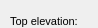
     <widget class="QWidget" name="page_41">
      <property name="geometry">
       <rect>
        <x>0</x>
        <y>0</y>
        <width>98</width>
        <height>28</height>
       </rect>
      </property>
      <attribute name="label">
       <string>Basic information</string>
      </attribute>
      <widget class="QComboBox" name="manhole_workcat_id_end">
       <property name="geometry">
        <rect>
         <x>380</x>
         <y>100</y>
         <width>160</width>
         <height>20</height>
        </rect>
       </property>
      </widget>
      <widget class="QLabel" name="label_manhole_workcat_id_end">
       <property name="geometry">
        <rect>
         <x>280</x>
         <y>100</y>
         <width>90</width>
         <height>22</height>
        </rect>
       </property>
       <property name="font">
        <font>
         <pointsize>8</pointsize>
        </font>
       </property>
       <property name="frameShape">
        <enum>QFrame::NoFrame</enum>
       </property>
       <property name="frameShadow">
        <enum>QFrame::Plain</enum>
       </property>
       <property name="text">
        <string>Workcat end id:</string>
       </property>
       <property name="textFormat">
        <enum>Qt::AutoText</enum>
       </property>
       <property name="scaledContents">
        <bool>false</bool>
       </property>
       <property name="margin">
        <number>3</number>
       </property>
      </widget>
      <widget class="QComboBox" name="manhole_workcat_id">
       <property name="geometry">
        <rect>
         <x>380</x>
         <y>70</y>
         <width>160</width>
         <height>20</height>
        </rect>
       </property>
      </widget>
      <widget class="QLabel" name="label_manhole_workcat_id">
       <property name="geometry">
        <rect>
         <x>280</x>
         <y>70</y>
         <width>90</width>
         <height>22</height>
        </rect>
       </property>
       <property name="font">
        <font>
         <pointsize>8</pointsize>
        </font>
       </property>
       <property name="frameShape">
        <enum>QFrame::NoFrame</enum>
       </property>
       <property name="frameShadow">
        <enum>QFrame::Plain</enum>
       </property>
       <property name="text">
        <string>Workcat id:</string>
       </property>
       <property name="textFormat">
        <enum>Qt::AutoText</enum>
       </property>
       <property name="scaledContents">
        <bool>false</bool>
       </property>
       <property name="margin">
        <number>3</number>
       </property>
      </widget>
      <widget class="QComboBox" name="manhole_buildercat_id">
       <property name="geometry">
        <rect>
         <x>380</x>
         <y>130</y>
         <width>160</width>
         <height>20</height>
        </rect>
       </property>
      </widget>
      <widget class="QDateEdit" name="manhole_builtdate">
       <property name="geometry">
        <rect>
         <x>380</x>
         <y>160</y>
         <width>160</width>
         <height>20</height>
        </rect>
       </property>
       <property name="calendarPopup">
        <bool>true</bool>
       </property>
      </widget>
      <widget class="QLabel" name="label_manhole_builtdate">
       <property name="geometry">
        <rect>
         <x>280</x>
         <y>160</y>
         <width>90</width>
         <height>22</height>
        </rect>
       </property>
       <property name="font">
        <font>
         <pointsize>8</pointsize>
        </font>
       </property>
       <property name="frameShape">
        <enum>QFrame::NoFrame</enum>
       </property>
       <property name="frameShadow">
        <enum>QFrame::Plain</enum>
       </property>
       <property name="text">
        <string>Builtdate:</string>
       </property>
       <property name="textFormat">
        <enum>Qt::AutoText</enum>
       </property>
       <property name="scaledContents">
        <bool>false</bool>
       </property>
       <property name="margin">
        <number>3</number>
       </property>
      </widget>
      <widget class="QLabel" name="label_manhole_buildercat_id">
       <property name="geometry">
        <rect>
         <x>280</x>
         <y>130</y>
         <width>90</width>
         <height>22</height>
        </rect>
       </property>
       <property name="font">
        <font>
         <pointsize>8</pointsize>
        </font>
       </property>
       <property name="frameShape">
        <enum>QFrame::NoFrame</enum>
       </property>
       <property name="frameShadow">
        <enum>QFrame::Plain</enum>
       </property>
       <property name="text">
        <string>Buildercat id:</string>
       </property>
       <property name="textFormat">
        <enum>Qt::AutoText</enum>
       </property>
       <property name="scaledContents">
        <bool>false</bool>
       </property>
       <property name="margin">
        <number>3</number>
       </property>
      </widget>
      <widget class="QLabel" name="label_manhole_owner">
       <property name="geometry">
        <rect>
         <x>280</x>
         <y>40</y>
         <width>90</width>
         <height>22</height>
        </rect>
       </property>
       <property name="font">
        <font>
         <pointsize>8</pointsize>
        </font>
       </property>
       <property name="frameShape">
        <enum>QFrame::NoFrame</enum>
       </property>
       <property name="frameShadow">
        <enum>QFrame::Plain</enum>
       </property>
       <property name="text">
        <string>Owner</string>
       </property>
       <property name="textFormat">
        <enum>Qt::AutoText</enum>
       </property>
       <property name="scaledContents">
        <bool>false</bool>
       </property>
       <property name="margin">
        <number>3</number>
       </property>
      </widget>
      <widget class="QLineEdit" name="manhole_sander">
       <property name="geometry">
        <rect>
         <x>110</x>
         <y>100</y>
         <width>160</width>
         <height>20</height>
        </rect>
       </property>
      </widget>
      <widget class="QLabel" name="label_manhole_state">
       <property name="geometry">
        <rect>
         <x>280</x>
         <y>10</y>
         <width>90</width>
         <height>22</height>
        </rect>
       </property>
       <property name="font">
        <font>
         <pointsize>8</pointsize>
        </font>
       </property>
       <property name="frameShape">
        <enum>QFrame::NoFrame</enum>
       </property>
       <property name="frameShadow">
        <enum>QFrame::Plain</enum>
       </property>
       <property name="text">
        <string>State:</string>
       </property>
       <property name="textFormat">
        <enum>Qt::AutoText</enum>
       </property>
       <property name="scaledContents">
        <bool>false</bool>
       </property>
       <property name="margin">
        <number>3</number>
       </property>
      </widget>
      <widget class="QLineEdit" name="manhole_top_elev">
       <property name="geometry">
        <rect>
         <x>110</x>
         <y>10</y>
         <width>160</width>
         <height>20</height>
        </rect>
       </property>
      </widget>
      <widget class="QComboBox" name="manhole_state">
       <property name="geometry">
        <rect>
         <x>380</x>
         <y>10</y>
         <width>160</width>
         <height>20</height>
        </rect>
       </property>
      </widget>
      <widget class="QLabel" name="label_manhole_sander">
       <property name="geometry">
        <rect>
         <x>10</x>
         <y>100</y>
         <width>90</width>
         <height>22</height>
        </rect>
       </property>
       <property name="font">
        <font>
         <pointsize>8</pointsize>
        </font>
       </property>
       <property name="frameShape">
        <enum>QFrame::NoFrame</enum>
       </property>
       <property name="frameShadow">
        <enum>QFrame::Plain</enum>
       </property>
       <property name="text">
        <string>Sander:</string>
       </property>
       <property name="margin">
        <number>3</number>
       </property>
      </widget>
      <widget class="QLabel" name="label_manhole_elev">
       <property name="geometry">
        <rect>
         <x>10</x>
         <y>70</y>
         <width>90</width>
         <height>22</height>
        </rect>
       </property>
       <property name="font">
        <font>
         <pointsize>8</pointsize>
        </font>
       </property>
       <property name="frameShape">
        <enum>QFrame::NoFrame</enum>
       </property>
       <property name="frameShadow">
        <enum>QFrame::Plain</enum>
       </property>
       <property name="text">
        <string>Elevation:</string>
       </property>
       <property name="margin">
        <number>3</number>
       </property>
      </widget>
      <widget class="QComboBox" name="manhole_ownercat_id">
       <property name="geometry">
        <rect>
         <x>380</x>
         <y>40</y>
         <width>160</width>
         <height>20</height>
        </rect>
       </property>
      </widget>
      <widget class="QLabel" name="label_manhole_top_elev">
       <property name="geometry">
        <rect>
         <x>10</x>
         <y>10</y>
         <width>90</width>
         <height>22</height>
        </rect>
       </property>
       <property name="font">
        <font>
         <pointsize>8</pointsize>
        </font>
       </property>
       <property name="frameShape">
        <enum>QFrame::NoFrame</enum>
       </property>
       <property name="frameShadow">
        <enum>QFrame::Plain</enum>
       </property>
       <property name="text">
        <string>Top elevation:</string>
       </property>
       <property name="margin">
        <number>3</number>
       </property>
      </widget>
      <widget class="QLineEdit" name="manhole_ymax">
       <property name="geometry">
        <rect>
         <x>110</x>
         <y>40</y>
         <width>160</width>
         <height>20</height>
        </rect>
       </property>
      </widget>
      <widget class="QLineEdit" name="manhole_elev">
       <property name="geometry">
        <rect>
         <x>110</x>
         <y>70</y>
         <width>160</width>
         <height>20</height>
        </rect>
       </property>
      </widget>
      <widget class="QLabel" name="label_manhole_ymax">
       <property name="geometry">
        <rect>
         <x>10</x>
         <y>40</y>
         <width>90</width>
         <height>22</height>
        </rect>
       </property>
       <property name="font">
        <font>
         <pointsize>8</pointsize>
        </font>
       </property>
       <property name="frameShape">
        <enum>QFrame::NoFrame</enum>
       </property>
       <property name="frameShadow">
        <enum>QFrame::Plain</enum>
       </property>
       <property name="text">
        <string>Y max:</string>
       </property>
       <property name="margin">
        <number>3</number>
       </property>
      </widget>
      <widget class="QLineEdit" name="manhole_est_top_elev">
       <property name="geometry">
        <rect>
         <x>110</x>
         <y>130</y>
         <width>160</width>
         <height>20</height>
        </rect>
       </property>
      </widget>
      <widget class="QLabel" name="label_manhole_est_top_elev">
       <property name="geometry">
        <rect>
         <x>10</x>
         <y>120</y>
         <width>91</width>
         <height>41</height>
        </rect>
       </property>
       <property name="font">
        <font>
         <pointsize>8</pointsize>
        </font>
       </property>
       <property name="frameShape">
        <enum>QFrame::NoFrame</enum>
       </property>
       <property name="frameShadow">
        <enum>QFrame::Plain</enum>
       </property>
       <property name="text">
        <string>Estimated top elevation:</string>
       </property>
       <property name="textFormat">
        <enum>Qt::AutoText</enum>
       </property>
       <property name="scaledContents">
        <bool>false</bool>
       </property>
       <property name="wordWrap">
        <bool>true</bool>
       </property>
       <property name="margin">
        <number>3</number>
       </property>
      </widget>
      <widget class="QLineEdit" name="manhole_est_ymax">
       <property name="geometry">
        <rect>
         <x>110</x>
         <y>160</y>
         <width>161</width>
         <height>20</height>
        </rect>
       </property>
      </widget>
      <widget class="QLabel" name="label_manhole_est_ymax">
       <property name="geometry">
        <rect>
         <x>10</x>
         <y>160</y>
         <width>90</width>
         <height>22</height>
        </rect>
       </property>
       <property name="font">
        <font>
         <pointsize>8</pointsize>
        </font>
       </property>
       <property name="frameShape">
        <enum>QFrame::NoFrame</enum>
       </property>
       <property name="frameShadow">
        <enum>QFrame::Plain</enum>
       </property>
       <property name="text">
        <string>Estimated depth:</string>
       </property>
       <property name="textFormat">
        <enum>Qt::AutoText</enum>
       </property>
       <property name="scaledContents">
        <bool>false</bool>
       </property>
       <property name="margin">
        <number>3</number>
       </property>
      </widget>
     </widget>
